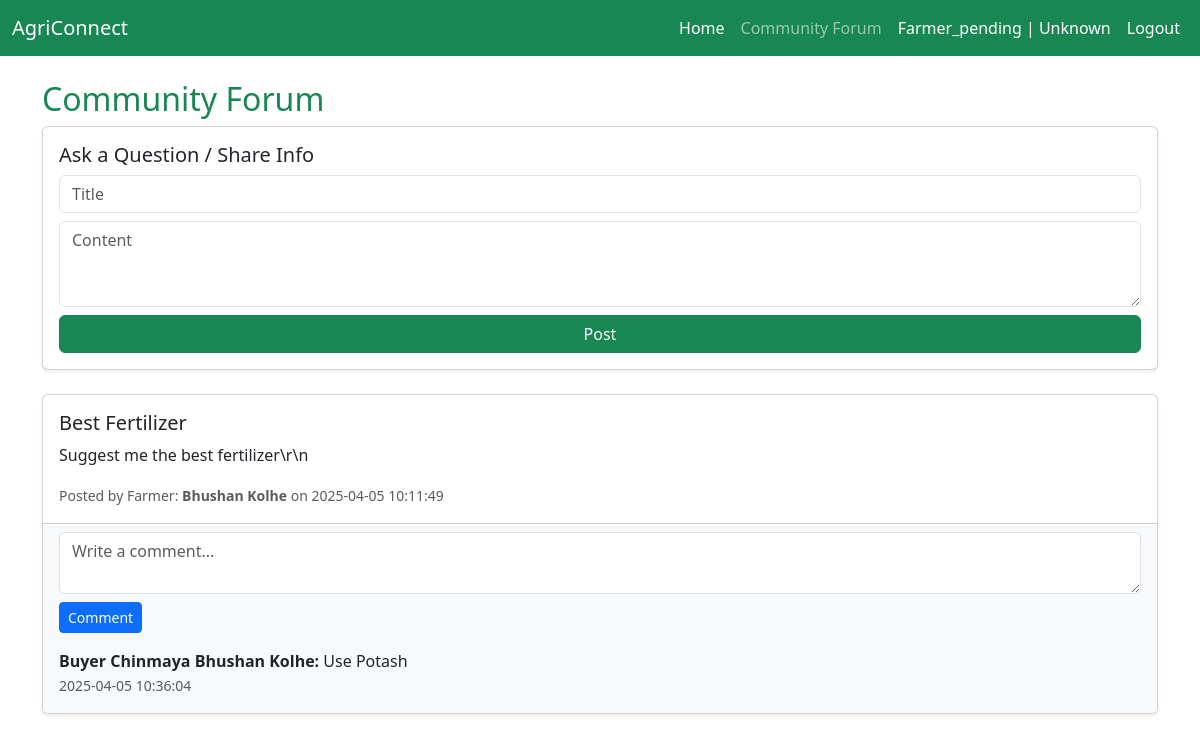
Before: /community/community_forum.php (signed in) with the older database file.
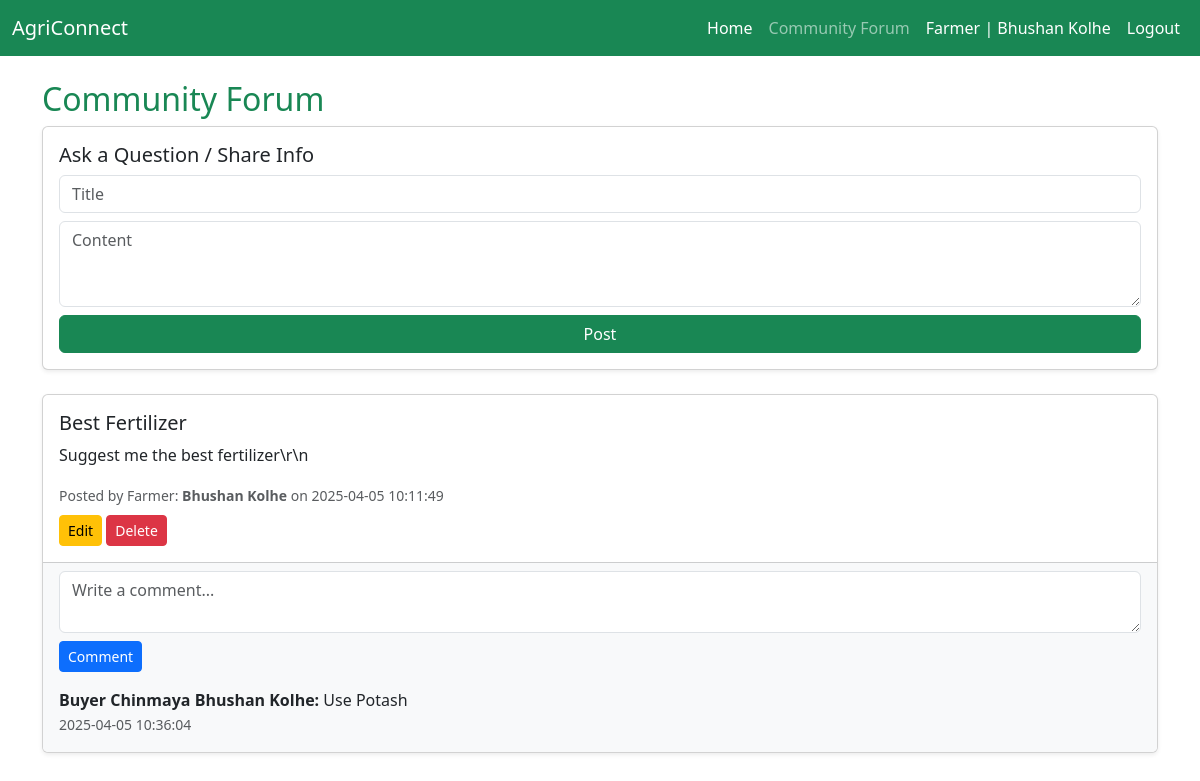
After: the same page with the newer database file.
### tables this page shows
CREATE TABLE `community_posts` (
  `id` int(11) NOT NULL,
  `user_id` int(11) NOT NULL,
  `role` enum('farmer','buyer') NOT NULL,
  `title` varchar(255) NOT NULL,
  `content` text NOT NULL,
  `created_at` timestamp NOT NULL DEFAULT current_timestamp()
);

CREATE TABLE `farmers` (
  `id` int(11) NOT NULL,
  `email` varchar(255) NOT NULL,
  `password` varchar(255) NOT NULL,
  `name` varchar(100) DEFAULT NULL,
  `phone` varchar(15) DEFAULT NULL,
  `location` varchar(100) DEFAULT NULL,
  `is_verified` tinyint(1) DEFAULT 0,
  `aadhaar_path` varchar(255) DEFAULT NULL,
  `verification_requested` tinyint(1) DEFAULT 0
);

### community/community_forum.php (the view, shortened to what this page needs)
<?php
include '../config/db_connect.php';
$user_id = $_SESSION['user_id'];
$user_role = $_SESSION['role'];
function getUserName($conn, $role, $id) {
    $tableMap = [
        'farmer' => 'farmers',
        'buyer' => 'buyers',
        'insurance_agent' => 'insurance_agents',
        'admin' => 'admins'
    ];
    if (!array_key_exists($role, $tableMap)) return 'Unknown';
    $table = $tableMap[$role];
    $result = mysqli_query($conn, "SELECT name FROM $table WHERE id = $id");
    if ($row = mysqli_fetch_assoc($result)) {
        return $row['name'];
    } else {
        return 'Unknown';
    }
}
?>
<!DOCTYPE html>
<html lang="en">
<head>
    <link href="https://cdn.jsdelivr.net/npm/bootstrap@5.3.0/dist/css/bootstrap.min.css" rel="stylesheet">
</head>
<body>
<?php
$home_link = "#";
if ($user_role == 'farmer') {
    $home_link = '../dashboard/farmer_dashboard.php';
} elseif ($user_role == 'buyer') {
    $home_link = '../dashboard/buyer_dashboard.php';
}
?>
<nav class="navbar navbar-expand-lg navbar-dark bg-success">
  <div class="container-fluid">
    <a class="navbar-brand" href="<?= $home_link ?>">AgriConnect</a>
    <div class="collapse navbar-collapse" id="navbarNav">
      <ul class="navbar-nav ms-auto">
        <li class="nav-item">
          <a class="nav-link active" href="<?= $home_link ?>">Home</a>
        </li>
        <li class="nav-item">
          <a class="nav-link" href="community_forum.php">Community Forum</a>
        </li>
        <li class="nav-item">
          <span class="nav-link text-white"><?= ucfirst($user_role) ?> | <?= getUserName($conn, $user_role, $user_id) ?></span>
        </li>
        <li class="nav-item">
          <a class="nav-link text-white" href="../auth/logout.php">Logout</a>
        </li>
      </ul>
    </div>
  </div>
</nav>
<div class="container mt-4">
    <h2 class="text-success">Community Forum</h2>
    <form method="post" class="card p-3 mb-4 shadow-sm">
        <h5>Ask a Question / Share Info</h5>
        <input type="text" name="title" class="form-control mb-2" placeholder="Title" required>
        <textarea name="content" class="form-control mb-2" placeholder="Content" rows="3" required></textarea>
        <button name="post_submit" class="btn btn-success">Post</button>
    </form>
    <?php
    $query = "SELECT * FROM community_posts ORDER BY created_at DESC";
    $posts = mysqli_query($conn, $query);
    while ($post = mysqli_fetch_assoc($posts)) {
        $poster_name = getUserName($conn, $post['role'], $post['user_id']);
    ?>
        <div class="card mb-3 shadow-sm">
            <div class="card-body">
                <h5><?= htmlspecialchars($post['title']) ?></h5>
                <p><?= nl2br(htmlspecialchars($post['content'])) ?></p>
                <small class="text-muted">Posted by <?= ucfirst($post['role']) ?>: <strong><?= htmlspecialchars($poster_name) ?></strong> on <?= $post['created_at'] ?></small>
                <?php if ($post['user_id'] == $user_id && $post['role'] == $user_role): ?>
                    <div class="mt-2">
                        <a href="edit_post.php?id=<?= $post['id'] ?>" class="btn btn-warning btn-sm">Edit</a>
                        <a href="delete_post.php?id=<?= $post['id'] ?>" class="btn btn-danger btn-sm" onclick="return confirm('Are you sure you want to delete this post?')">Delete</a>
                    </div>
                <?php endif; ?>
            </div>
            <div class="card-footer bg-light">
                <form method="post" class="mb-3">
                    <textarea name="comment" class="form-control mb-2" rows="2" placeholder="Write a comment..." required></textarea>
                    <button name="comment_submit" class="btn btn-primary btn-sm">Comment</button>
                </form>
                <?php
                $post_id = $post['id'];
                $comment_query = "SELECT * FROM community_comments WHERE post_id = $post_id ORDER BY created_at ASC";
                $comments = mysqli_query($conn, $comment_query);
                while ($comment = mysqli_fetch_assoc($comments)) {
                    $commenter_name = getUserName($conn, $comment['role'], $comment['user_id']);
                ?>
                    <div class="mb-2">
                        <strong><?= ucfirst($comment['role']) ?> <?= htmlspecialchars($commenter_name) ?>:</strong>
                        <?= nl2br(htmlspecialchars($comment['comment'])) ?><br>
                        <small class="text-muted"><?= $comment['created_at'] ?></small>
                    </div>
                <?php } ?>
            </div>
        </div>
    <?php } ?>
</div>
</body>
</html>

Changed rows visible on the page:
now on this page (row edited): farmers: name "Bhushan Kolhe"
shown differently, row unchanged: community_posts "Best Fertilizer": now shows "Edit Delete"
Other visible differences:
$user_role: "Farmer_pending" → "Farmer"
getUserName($conn, $user_role, $user_id): "Unknown" → (not shown)
